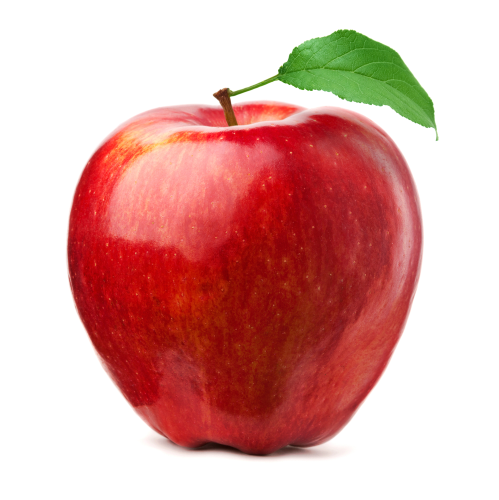
#> input picture apple.jpg, 998 x 1000 px (shown at 1/2 size)
$ python pixelart.py
#> lines starting #> are read from the running program, lines starting #| are printed output that depends on the picture; after the words box and inside, x2 and y2 are one past the last pixel; in counts of white or black regions, pixels touching at a corner belong together
import cv2
filename = input("File Name :")
#> the answer given: apple.jpg
img = cv2.imread(filename)
#> img is the input picture: shape (1000, 998, 3); mean B, G, R 163.8, 168.4, 219.8
#half = img
x,y,_ = img.shape
#> x = 1000; y = 998
temp = 1
if x>100:
    temp = x/100
#> temp = 10
    temp = 1/temp
#> temp = 0.1
else:
    temp = 1

half = cv2.resize(img, (0, 0), fx = temp, fy = temp)
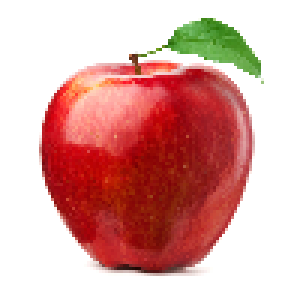
#> half: shape (100, 100, 3) (shown 3 times larger); mean B, G, R 164.1, 168.7, 219.9
#print(img.shape)
rows,cols,_ = half.shape
#> rows = 100; cols = 100

thresh_hold = 0
def on_change(value):
    global thresh_hold
    x,y,_ = img.shape
    temp = 1
    if x>100:
        temp = x/100
        temp = 1/temp
    else:
        temp = 1
    thresh_hold = value
    imageCopy = img.copy()
    imageCopy = cv2.resize(img, (0, 0), fx = temp, fy = temp)

    rows,cols,_ = imageCopy.shape
    for i in range(rows):
        for j in range(cols):
            try:
                k1 = imageCopy[i,j]
                k2 = imageCopy[i,j+1]
                if abs(k1[0]-k2[0])<thresh_hold and abs(k1[1]-k2[1])<thresh_hold and abs(k1[2]-k2[2])<thresh_hold:
                    imageCopy[i,j+1] = imageCopy[i,j]
                k3 = imageCopy[i+1,j+1]
                if abs(k1[0]-k3[0])<thresh_hold and abs(k1[1]-k3[1])<thresh_hold and abs(k1[2]-k3[2])<thresh_hold:
                    imageCopy[i+1,j+1] = imageCopy[i,j]
                k4 = imageCopy[i+1,j]
                if abs(k1[0]-k4[0])<thresh_hold and abs(k1[1]-k4[1])<thresh_hold and abs(k1[2]-k4[2])<thresh_hold:
                    imageCopy[i+1,j] = imageCopy[i,j]

            except Exception as e:

                continue
    temp = (img.shape[0]*temp)
    print(temp)
    halfCopy = cv2.resize(imageCopy, (0, 0), fx = 5, fy = 5)
    gray = cv2.cvtColor(halfCopy, cv2.COLOR_BGR2GRAY)
    edged = cv2.Canny(gray, 10, 200)
    contours, hierarchy = cv2.findContours(edged, cv2.RETR_EXTERNAL, cv2.CHAIN_APPROX_NONE)
    #cv2.imshow('Canny Edges After Contouring', edged)
    cv2.drawContours(halfCopy, contours, -1, (0, 0, 0), 3)
    cv2.imshow("Frame", halfCopy)


for i in range(rows):
    for j in range(cols):
        try:
            k1 = half[i,j]
            k2 = half[i,j+1]
            if abs(k1[0]-k2[0])<thresh_hold and abs(k1[1]-k2[1])<thresh_hold and abs(k1[2]-k2[2])<thresh_hold:
                half[i,j+1] = half[i,j]
            k3 = half[i+1,j+1]
            if abs(k1[0]-k3[0])<thresh_hold and abs(k1[1]-k3[1])<thresh_hold and abs(k1[2]-k3[2])<thresh_hold:
                half[i+1,j+1] = half[i,j]
            k4 = half[i+1,j]
            if abs(k1[0]-k4[0])<thresh_hold and abs(k1[1]-k4[1])<thresh_hold and abs(k1[2]-k4[2])<thresh_hold:
                half[i+1,j] = half[i,j]

        except Exception as e:

            continue

temp = (img.shape[0]*temp)
#> temp = 100
print(temp)
#| 100.0
halfCopy = cv2.resize(half, (0, 0), fx = 5, fy = 5)
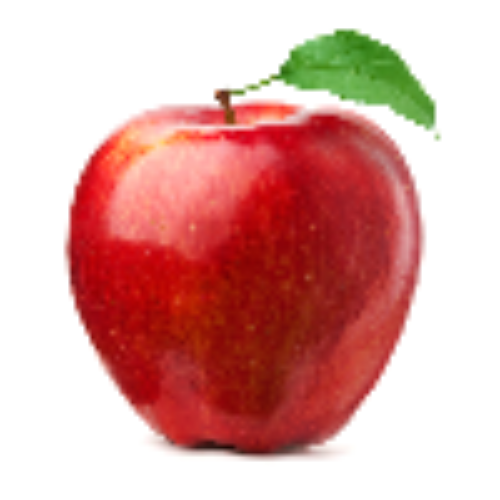
#> halfCopy: shape (500, 500, 3); mean B, G, R 164.1, 168.7, 219.9
print(half.shape)
#| (100, 100, 3)
cv2.imshow("Frame",halfCopy)
cv2.createTrackbar('Threshold', "Frame", 0, 100, on_change)
#> slider 'Threshold' is set to 33
cv2.waitKey(0)
#> after the loop in on_change, `for i in range(rows):`:
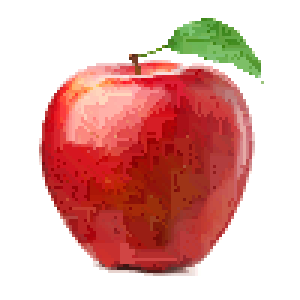
#> imageCopy: shape (100, 100, 3) (shown 3 times larger); mean B, G, R 168.4, 173.6, 224.3
#| 100.0
#> in on_change, `halfCopy = cv2.resize(imageCopy, (0, 0), fx = 5, fy = 5)`:
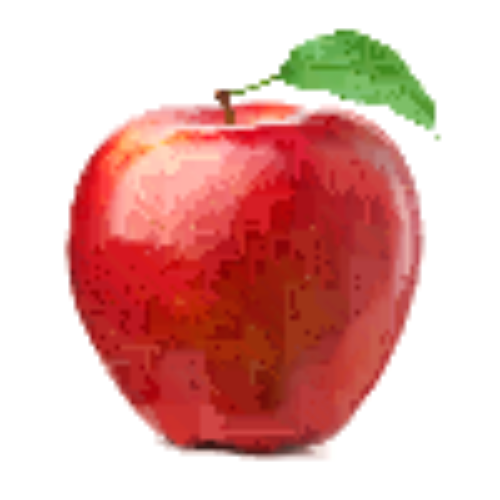
#> halfCopy: shape (500, 500, 3); mean B, G, R 168.4, 173.6, 224.3
#> in on_change, `gray = cv2.cvtColor(halfCopy, cv2.COLOR_BGR2GRAY)`:
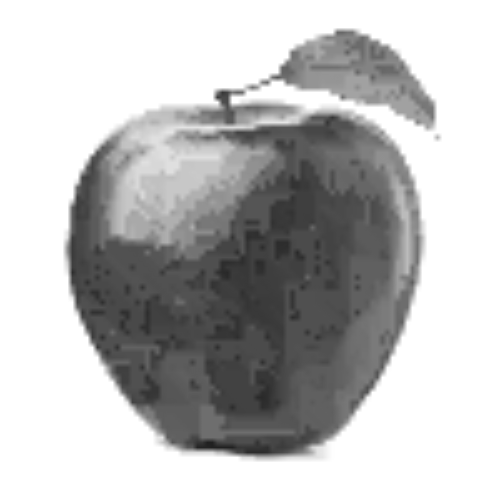
#> gray: shape (500, 500); min 32, max 255, mean 188.1
#> in on_change, `edged = cv2.Canny(gray, 10, 200)`:
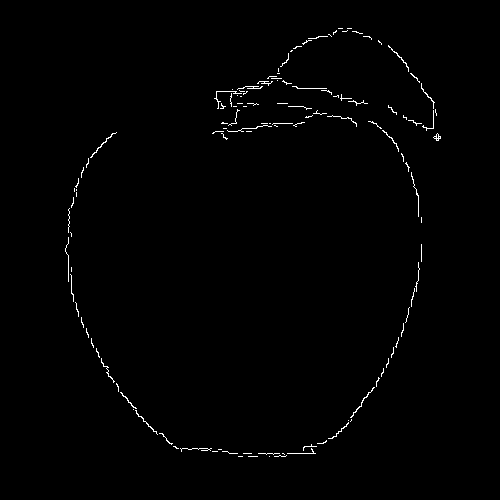
#> edged: shape (500, 500); 0.8% white in thin lines or dots, all inside (x1, y1, x2, y2) = (65, 28, 441, 457)
#> in on_change, `contours, hierarchy = cv2.findContours(edged, cv2.RETR_EXTERNAL, cv2.C..`: contours = 123 contours, 122 with area under 20; largest, box (x1, y1, x2, y2) and area: (433, 133, 441, 141) 24
#> in on_change, `cv2.drawContours(halfCopy, contours, -1, (0, 0, 0), 3)`:
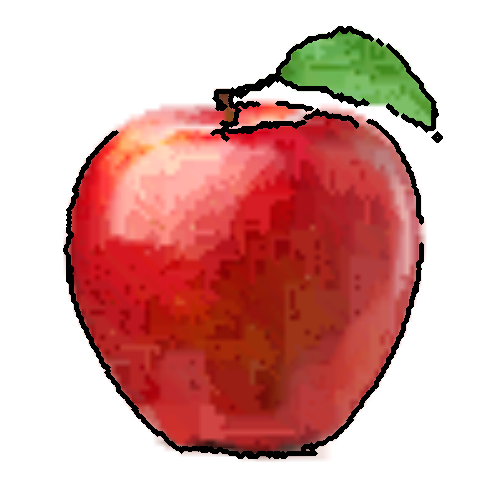
#> halfCopy: shape (500, 500, 3); 3.57% of pixels changed, all inside (x1, y1, x2, y2) = (63, 26, 443, 459)
